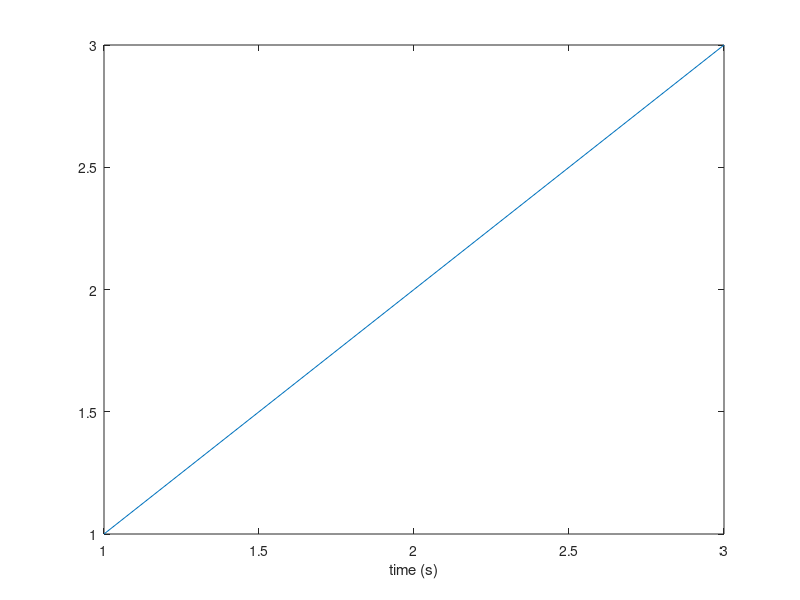

Recreate this plot in MATLAB.
% expect: subplot(1, 1, 1) shows data and has no ylabel (MAT-2: axis labels and units)
x = [1 2 3];
subplot(1, 1, 1);
plot(x, x);
xlabel('time (s)');
